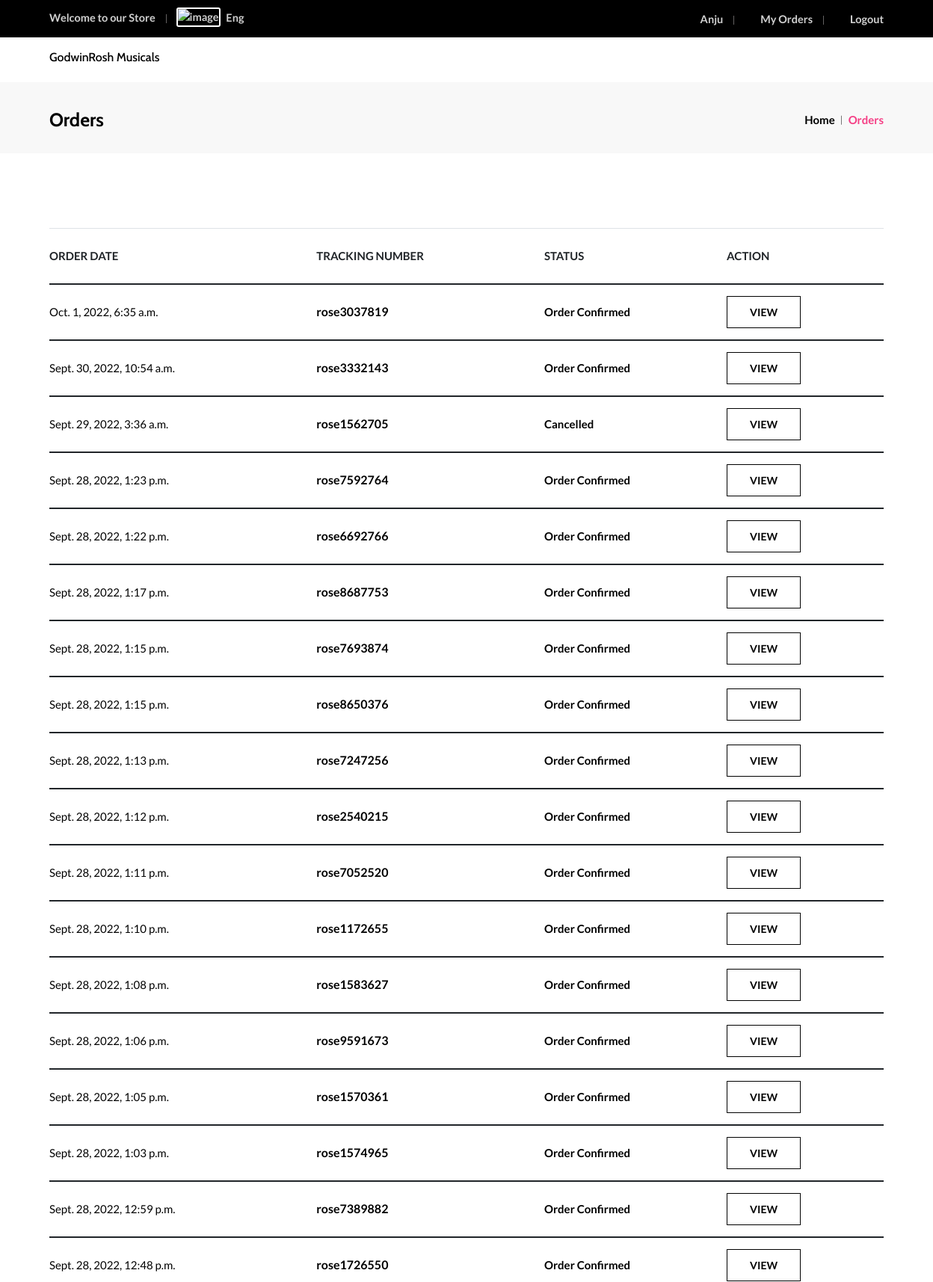
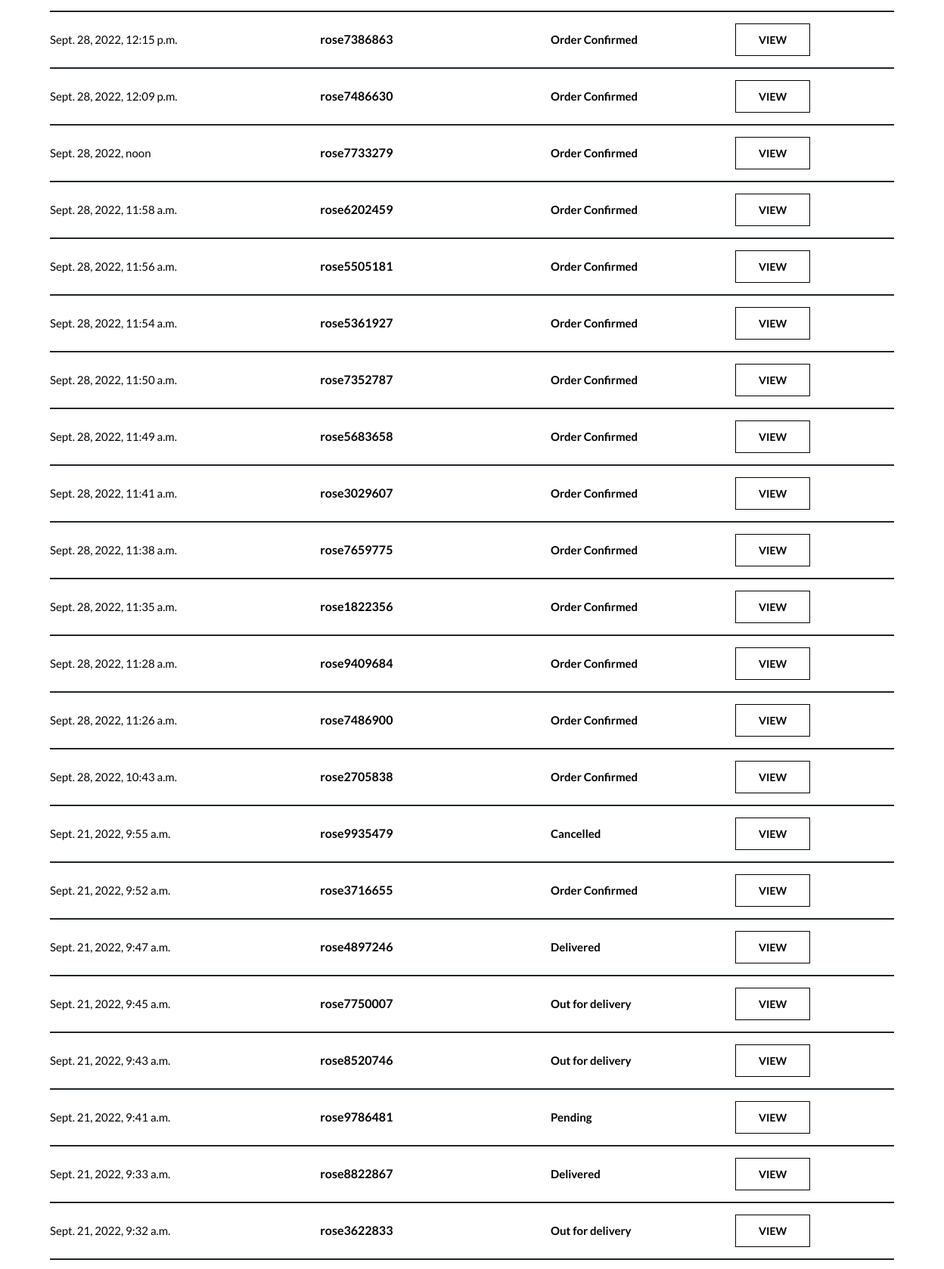
Page /orders/orders/ (signed in, upper part) on the committed database (2 pictures, top to bottom).
### accounts/models.py (models this page shows, shortened)
class Account(AbstractBaseUser):
    username = models.CharField(max_length=50, unique=True)
    first_name = models.CharField(max_length=50)
    last_name = models.CharField(max_length=50)
    email = models.EmailField(max_length=100, unique=True)
    phone_number = models.IntegerField(max_length=10)
    date_joined = models.DateTimeField(auto_now_add= True)
    last_login = models.DateTimeField(auto_now_add=True)
    is_admin = models.BooleanField(default=False)
    is_staff = models.BooleanField(default=False)
    is_active = models.BooleanField(default=True)
    is_superadmin = models.BooleanField(default=False)
    objects = MyAccountManager()
    USERNAME_FIELD = 'email'
    REQUIRED_FIELDS = ['username', 'first_name', 'last_name']

### orders/models.py (models this page shows, shortened)
class Order(models.Model):
    user = models.ForeignKey(Account, on_delete=models.CASCADE, null=True)
    product = models.ForeignKey(Product, on_delete=models.CASCADE, null=True)
    fname = models.CharField(max_length=150, null=True)
    lname = models.CharField(max_length=150, null=True)
    email = models.CharField(max_length=150, null=True)
    phone = models.CharField(max_length=150, null=True)
    address = models.TextField(null=True)
    country = models.CharField(max_length=150, null=True)
    state = models.CharField(max_length=150, null=True)
    city = models.CharField(max_length=150, null=True)
    pincode = models.CharField(max_length=150, null=True)
    total_price = models.FloatField(null=True)
    payment_mode = models.CharField(max_length=150, null=True)
    payment_id= models.CharField(max_length=250, null=True)
    orderstatuses = (
        ('Order Confirmed','Order Confirmed'),
        ('Order Shipped','Order Shipped'),
        ('Out for delivery','Out for delivery'),
        ('Order Delivered','Order Delivered')
    )
    status = models.CharField(max_length=150, choices=orderstatuses, default='Order Confirmed')
    message = models.TextField(null=True)
    tracking_no = models.CharField(max_length=150, null=True)
    created_at = models.DateTimeField(auto_now_add=True)
    updated_at = models.DateTimeField(auto_now=True)

### orders/views.py (the view)
# urls.py: path('orders/', include('orders.urls')),
def orders(request,total=0, quantity=0, cart_items=None):
    order = Order.objects.filter(user = request.user ).order_by('-id')
    try:
        cart_items  = cartItem.objects.filter(user = request.user, is_active = True)
        for cart_item in cart_items:
            total += (cart_item.product.selling_price * cart_item.quantity)
            quantity += cart_item.quantity
        tax = (1*total)/100
        grand_total = total + tax
    except ObjectDoesNotExist:
        pass
    context = {
    'total':total,
    'quantity':quantity,
    'cart_items':cart_items,
    'tax':tax,
    'grand_total':grand_total,
    'orders':order,
    }
    return render(request, 'orders.html',context)

### templates/orders.html (shortened to what this page needs)
{% extends 'base.html' %}
{% load static %}
{% block content %}
<div class="page-title-area">
    <div class="container">
        <div class="page-title-content">
            <h2>Orders</h2>
            <ul>
                <li><a href="index.html">Home</a></li>
                <li>Orders</li>
            </ul>
        </div>
    </div>
</div>
<section class="cart-area ptb-100">
    <div class="container">
        <form>
            <div class="cart-table table-responsive">
                <table class="table table-bordered">
                    <thead>
                        <tr>
                            <th scope="col">Order Date</th>
                            <th scope="col">Tracking Number</th>
                            <th scope="col">Status</th>
                            <th scope="col">Action</th>
                        </tr>
                    </thead>
                    {% for x in orders %}
                    <tbody>
                        <tr>
                            <td class="product-thumbnail">
                                <a href="#">
                                    {{ x.created_at }}
                                </a>
                            </td>
                            <td class="product-name">
                                <a href="#">{{ x.tracking_no}}</a>
                            </td>
                            <td class="product-subtotal">
                                <span class="subtotal-amount">{{ x.status}}</span>
                            </td>
                            <td class="product-price">
                                <a href="{% url 'orderView' x.id %}" class="optional-btn">View</a>
                            </td>
                        </tr>
                    </tbody>
                    {% endfor %}
                </table>
            </div>
        </form>
    </div>
</section>
{% endblock %}

### templates/includes/navbar.html (shortened to what this page needs)
{% load static %}
<div class="top-header">
    <div class="container">
        <div class="row align-items-center">
            <div class="col-lg-6 col-md-12">
                <ul class="header-contact-info">
                    <li>Welcome to our Store </li>
                    <li>
                        <div class="dropdown language-switcher d-inline-block">
                            <button class="dropdown-toggle" type="button" data-bs-toggle="dropdown" aria-haspopup="true"
                                aria-expanded="false">
                                <img src="{% static 'img/us-flag.jpg' %}" alt="image">
                                <span>Eng <i class='bx bx-chevron-down'></i></span>
                            </button>
                        </div>
                    </li>
                </ul>
            </div>
            <div class="col-lg-6 col-md-12">
                <ul class="header-top-menu">
                    {% if request.user.is_authenticated %}
                    <li><a href="{% url 'userProfile' %}"><i class='bx bxs-user'></i>{{ user.username }} </a></li>
                    <li><a href="{% url 'orders' %}"><i class='bx bx-shuffle'></i>My Orders</a></li>
                    {% endif %}
                    {% if request.user.is_authenticated %}
                    <li><a href="{% url 'logout' %}"><i class='bx bx-log-in'></i> Logout</a></li>
                    {% else %}
                    <li><a href="{% url 'login' %}"><i class='bx bx-log-in'></i> Login</a></li>
                    {% endif %}
                </ul>
            </div>
        </div>
    </div>
</div>
<div class="navbar-area">
    <div class="xton-nav">
        <div class="container">
            <nav class="navbar navbar-expand-md navbar-light">
                <a class="navbar-brand" href="{% url 'home' %}">
                    <h6>GodwinRosh Musicals</h6>
                </a>
                <div class="collapse navbar-collapse mean-menu">
                    <div class="others-option">
                        <div class="option-item">
                            <div class="search-btn-box">
                                <i class="search-btn bx bx-search-alt"></i>
                            </div>
                        </div>
                        <div class="option-item">
                            <div class="cart" style="height: 40px; width:2%">
                                <a href="{% url 'cart' %}" data-bs-target="#shoppingCartModal"><i
                                        class='bx bx-shopping-bag'></i></a>
                            </div>
                        </div>
                    </div>
                </div>
            </nav>
        </div>
    </div>
</div>

### rows in the picture
Account: username "Anju"
Order: created_at "Oct. 1, 2022, 6:35 a.m.", tracking_no "rose3037819", status "Order Confirmed"
Order: created_at "Sept. 30, 2022, 10:54 a.m.", tracking_no "rose3332143", status "Order Confirmed"
Order: created_at "Sept. 29, 2022, 3:36 a.m.", tracking_no "rose1562705", status "Cancelled"
Order: created_at "Sept. 28, 2022, 1:23 p.m.", tracking_no "rose7592764", status "Order Confirmed"
Order: created_at "Sept. 28, 2022, 1:22 p.m.", tracking_no "rose6692766", status "Order Confirmed"
Order: created_at "Sept. 28, 2022, 1:17 p.m.", tracking_no "rose8687753", status "Order Confirmed"
Order: created_at "Sept. 28, 2022, 1:15 p.m.", tracking_no "rose7693874", status "Order Confirmed"
Order: created_at "Sept. 28, 2022, 1:15 p.m.", tracking_no "rose8650376", status "Order Confirmed"
Order: created_at "Sept. 28, 2022, 1:13 p.m.", tracking_no "rose7247256", status "Order Confirmed"
Order: created_at "Sept. 28, 2022, 1:12 p.m.", tracking_no "rose2540215", status "Order Confirmed"
Order: created_at "Sept. 28, 2022, 1:11 p.m.", tracking_no "rose7052520", status "Order Confirmed"
Order: created_at "Sept. 28, 2022, 1:10 p.m.", tracking_no "rose1172655", status "Order Confirmed"
Order: created_at "Sept. 28, 2022, 1:08 p.m.", tracking_no "rose1583627", status "Order Confirmed"
Order: created_at "Sept. 28, 2022, 1:06 p.m.", tracking_no "rose9591673", status "Order Confirmed"
Order: created_at "Sept. 28, 2022, 1:05 p.m.", tracking_no "rose1570361", status "Order Confirmed"
Order: created_at "Sept. 28, 2022, 1:03 p.m.", tracking_no "rose1574965", status "Order Confirmed"
Order: created_at "Sept. 28, 2022, 12:59 p.m.", tracking_no "rose7389882", status "Order Confirmed"
Order: created_at "Sept. 28, 2022, 12:48 p.m.", tracking_no "rose1726550", status "Order Confirmed"
Order: created_at "Sept. 28, 2022, 12:15 p.m.", tracking_no "rose7386863", status "Order Confirmed"
Order: created_at "Sept. 28, 2022, 12:09 p.m.", tracking_no "rose7486630", status "Order Confirmed"
Order: created_at "Sept. 28, 2022, noon", tracking_no "rose7733279", status "Order Confirmed"
Order: created_at "Sept. 28, 2022, 11:58 a.m.", tracking_no "rose6202459", status "Order Confirmed"
Order: created_at "Sept. 28, 2022, 11:56 a.m.", tracking_no "rose5505181", status "Order Confirmed"
Order: created_at "Sept. 28, 2022, 11:54 a.m.", tracking_no "rose5361927", status "Order Confirmed"
Order: created_at "Sept. 28, 2022, 11:50 a.m.", tracking_no "rose7352787", status "Order Confirmed"
Order: created_at "Sept. 28, 2022, 11:49 a.m.", tracking_no "rose5683658", status "Order Confirmed"
Order: created_at "Sept. 28, 2022, 11:41 a.m.", tracking_no "rose3029607", status "Order Confirmed"
Order: created_at "Sept. 28, 2022, 11:38 a.m.", tracking_no "rose7659775", status "Order Confirmed"
Order: created_at "Sept. 28, 2022, 11:35 a.m.", tracking_no "rose1822356", status "Order Confirmed"
Order: created_at "Sept. 28, 2022, 11:28 a.m.", tracking_no "rose9409684", status "Order Confirmed"
Order: created_at "Sept. 28, 2022, 11:26 a.m.", tracking_no "rose7486900", status "Order Confirmed"
Order: created_at "Sept. 28, 2022, 10:43 a.m.", tracking_no "rose2705838", status "Order Confirmed"
Order: created_at "Sept. 21, 2022, 9:55 a.m.", tracking_no "rose9935479", status "Cancelled"
Order: created_at "Sept. 21, 2022, 9:52 a.m.", tracking_no "rose3716655", status "Order Confirmed"
Order: created_at "Sept. 21, 2022, 9:47 a.m.", tracking_no "rose4897246", status "Delivered"
Order: created_at "Sept. 21, 2022, 9:45 a.m.", tracking_no "rose7750007", status "Out for delivery"
Order: created_at "Sept. 21, 2022, 9:43 a.m.", tracking_no "rose8520746", status "Out for delivery"
Order: created_at "Sept. 21, 2022, 9:41 a.m.", tracking_no "rose9786481", status "Pending"
Order: created_at "Sept. 21, 2022, 9:33 a.m.", tracking_no "rose8822867", status "Delivered"
Order: created_at "Sept. 21, 2022, 9:32 a.m.", tracking_no "rose3622833", status "Out for delivery"
